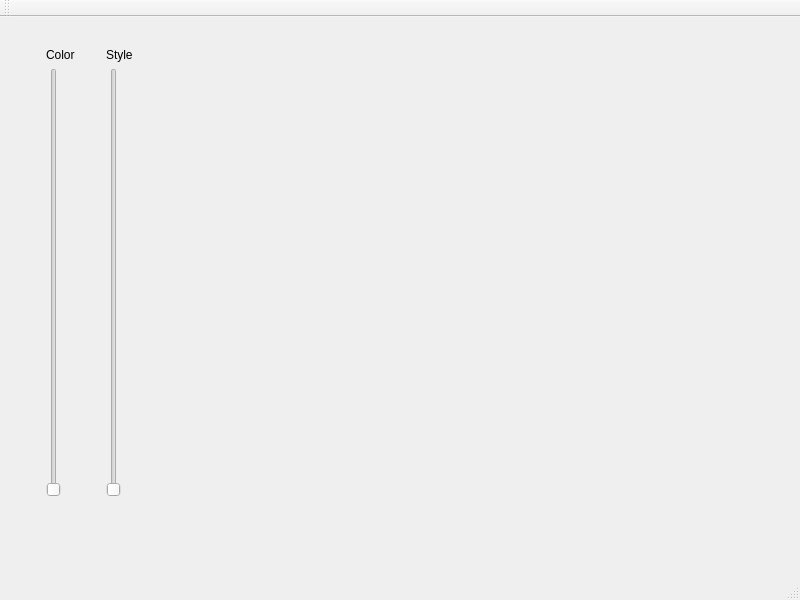
<?xml version="1.0" encoding="UTF-8"?>
<ui version="4.0">
 <class>MainWindow</class>
 <widget class="QMainWindow" name="MainWindow">
  <property name="geometry">
   <rect>
    <x>0</x>
    <y>0</y>
    <width>800</width>
    <height>600</height>
   </rect>
  </property>
  <property name="windowTitle">
   <string>MainWindow</string>
  </property>
  <widget class="QWidget" name="centralwidget">
   <widget class="QWidget" name="gridLayoutWidget">
    <property name="geometry">
     <rect>
      <x>179</x>
      <y>19</y>
      <width>611</width>
      <height>571</height>
     </rect>
    </property>
    <layout class="QGridLayout" name="gridLayout">
     <item row="0" column="0">
      <widget class="DrawZone" name="widget" native="true">
       <zorder>pushButton</zorder>
       <zorder>pushButton</zorder>
      </widget>
     </item>
    </layout>
   </widget>
   <widget class="QWidget" name="gridLayoutWidget_2">
    <property name="geometry">
     <rect>
      <x>10</x>
      <y>20</y>
      <width>161</width>
      <height>471</height>
     </rect>
    </property>
    <layout class="QGridLayout" name="gridLayout_2">
     <item row="0" column="1">
      <widget class="QLabel" name="label_2">
       <property name="text">
        <string>Style</string>
       </property>
      </widget>
     </item>
     <item row="0" column="0">
      <widget class="QLabel" name="label">
       <property name="text">
        <string>Color</string>
       </property>
      </widget>
     </item>
     <item row="1" column="0">
      <widget class="QSlider" name="verticalSlider">
       <property name="orientation">
        <enum>Qt::Vertical</enum>
       </property>
      </widget>
     </item>
     <item row="1" column="1">
      <widget class="QSlider" name="verticalSlider_2">
       <property name="font">
        <font>
         <kerning>true</kerning>
        </font>
       </property>
       <property name="tracking">
        <bool>true</bool>
       </property>
       <property name="orientation">
        <enum>Qt::Vertical</enum>
       </property>
      </widget>
     </item>
    </layout>
   </widget>
  </widget>
  <widget class="QMenuBar" name="menuBar">
   <property name="geometry">
    <rect>
     <x>0</x>
     <y>0</y>
     <width>800</width>
     <height>24</height>
    </rect>
   </property>
  </widget>
  <widget class="QToolBar" name="toolBar">
   <property name="windowTitle">
    <string>toolBar</string>
   </property>
   <attribute name="toolBarArea">
    <enum>TopToolBarArea</enum>
   </attribute>
   <attribute name="toolBarBreak">
    <bool>false</bool>
   </attribute>
  </widget>
  <widget class="QStatusBar" name="statusBar"/>
 </widget>
 <layoutdefault spacing="6" margin="11"/>
 <customwidgets>
  <customwidget>
   <class>DrawZone</class>
   <extends>QWidget</extends>
   <header>drawzone.h</header>
   <container>1</container>
  </customwidget>
 </customwidgets>
 <resources/>
 <connections/>
</ui>
